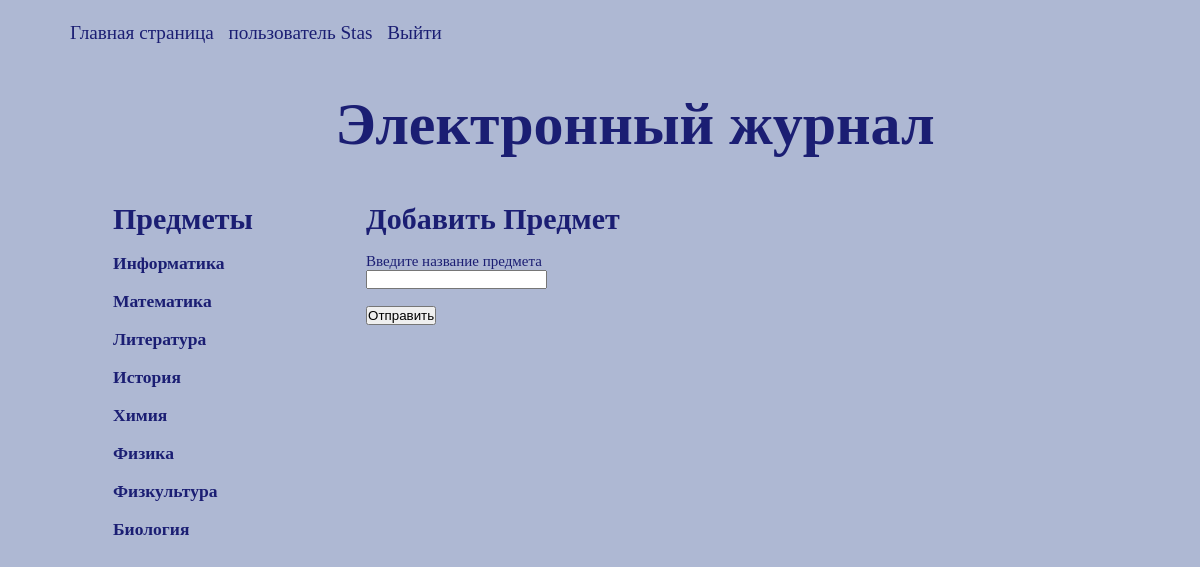
/magazine/subjects (signed in), run on the app's committed database.
### webapp/user/models.py (models this page shows, shortened)
class User(db.Model, UserMixin):
    id = Column(Integer, primary_key=True)
    username = Column(String, index=True, unique=True)
    password = Column(String)
    role = Column(Text, index=True)
    email = Column(String, nullable=True)
    @property
    def is_admin(self):
        return self.role == 'admin'

### webapp/magazine/models.py (models this page shows)
class Subj(db.Model):
    id = Column(Integer,primary_key=True)
    subject = Column(String)

### webapp/magazine/views.py (the view)
@blueprint.route("/magazine/subjects")
def subj():
    page_title = f'Предметы'
    subj_form = SubjForm()
    subjects = Subj.query.all()
    return render_template('magazine/subjects.html',
                    page_title=page_title, subjects=subjects, subj_form=subj_form)

### webapp/magazine/forms.py
class SubjForm(FlaskForm):
    subj = StringField('Введите название предмета', validators=[DataRequired()])
    submit = SubmitField('Отправить')

### webapp/__init__.py (called while the page is built)
def create_app():
    app = Flask(__name__)
    app.config["SQLALCHEMY_DATABASE_URI"] = SQLALCHEMY_DATABASE_URI
    app.config["SECRET_KEY"] = SECRET_KEY
    db.init_app(app)
    migrate = Migrate(app, db)
    login_manager = LoginManager()
    login_manager.init_app(app=app)
    login_manager.login_view = 'user.login'
    app.register_blueprint(admin_blueprint)
    app.register_blueprint(magazine_blueprint)
    app.register_blueprint(user_blueprint)
    @login_manager.user_loader
    def load_user(user_id):
        return User.query.get(user_id)
    return app

### webapp/templates/magazine/subjects.html (shortened to what this page needs)
{% extends "base.html" %}
{% block content %}
<div class="news">
    <h2 style="font-size:30px;">{{ page_title }}</h2>
    <br>
    {% if subjects %}
        {% for subj in subjects %}
        <h3><a href="{{ url_for('magazine.single_subj', subj_id=subj.id) }}">{{ subj.subject }}</a></h3>
        <br>
        {% endfor %}
    {% else %}
        <h3>Предметы временно не доступны!</h3>
    {% endif %}
</div>
<div class="news">
    <h2 style="font-size:30px;">Добавить Предмет</h2>
<br>
    <form action="{{ url_for('magazine.process_subjects') }}" method="POST">
        <div class="form-group">
            {{ subj_form.subj.label }}
            <br>
            {{ subj_form.subj() }}
        </div>
        <br>
        {{ subj_form.submit() }}
    </form>
</div>
{% endblock %}

### webapp/templates/menu.html (shortened to what this page needs)
<div class="navbar" id="navbarSupportedContent">
  <ul class="navbar-nav mr-auto">
    <li class="nav-item active">
      <a class="nav-link" href="/">Главная страница</a>
    </li>
      {% if current_user.is_authenticated %}
        {% if current_user.is_admin %}
        <li class="nav-item">
          <a class="nav-link" href="{{ url_for('user.user_home') }}">Пользователь {{ current_user.username }}</a>
        </li>
        <li class="nav-item">
          <a class="nav-link" href="{{ url_for('user.logout') }}">Выйти</a>
        </li>
          <li class="nav-item">
            <a class="nav-link" href="{{ url_for('admin.admin_index') }}">Админка</a>
          </li>
        {% else %}
          <li class="nav-item">
            <a class="nav-link" href="{{ url_for('user.user_home') }}">пользователь {{ current_user.username }}</a>
          </li>
          <li class="nav-item">
            <a class="nav-link" href="{{ url_for('user.logout') }}">Выйти</a>
          </li>
        {% endif %}
      {% endif %}
  </ul>
</div>

### webapp/static/style.css (style rules this page uses)
* { margin:0pt; padding:0pt; }
body { background:#aeb8d3; }
a { color:#1b1e73; text-decoration:none; }
.navbar { font-size:200%; text-align: left; padding:10px 0 0 70px; }
ul li { display: inline; margin:0 10px 0 0; font-size: 60%; }
.news { float: left; text-align: left; margin:43px 0 0 43px; padding:0px 0 0 70px; font-size:15px; color:#1b1e73; }

### data on the page
User: username "Stas"
Subj: subject "Информатика"
Subj: subject "Математика"
Subj: subject "Литература"
Subj: subject "История"
Subj: subject "Химия"
Subj: subject "Физика"
Subj: subject "Физкультура"
Subj: subject "Биология"

### other printed values
{{ page_title }} "Предметы"
{{ subj_form.subj.label }} "Введите название предмета"
